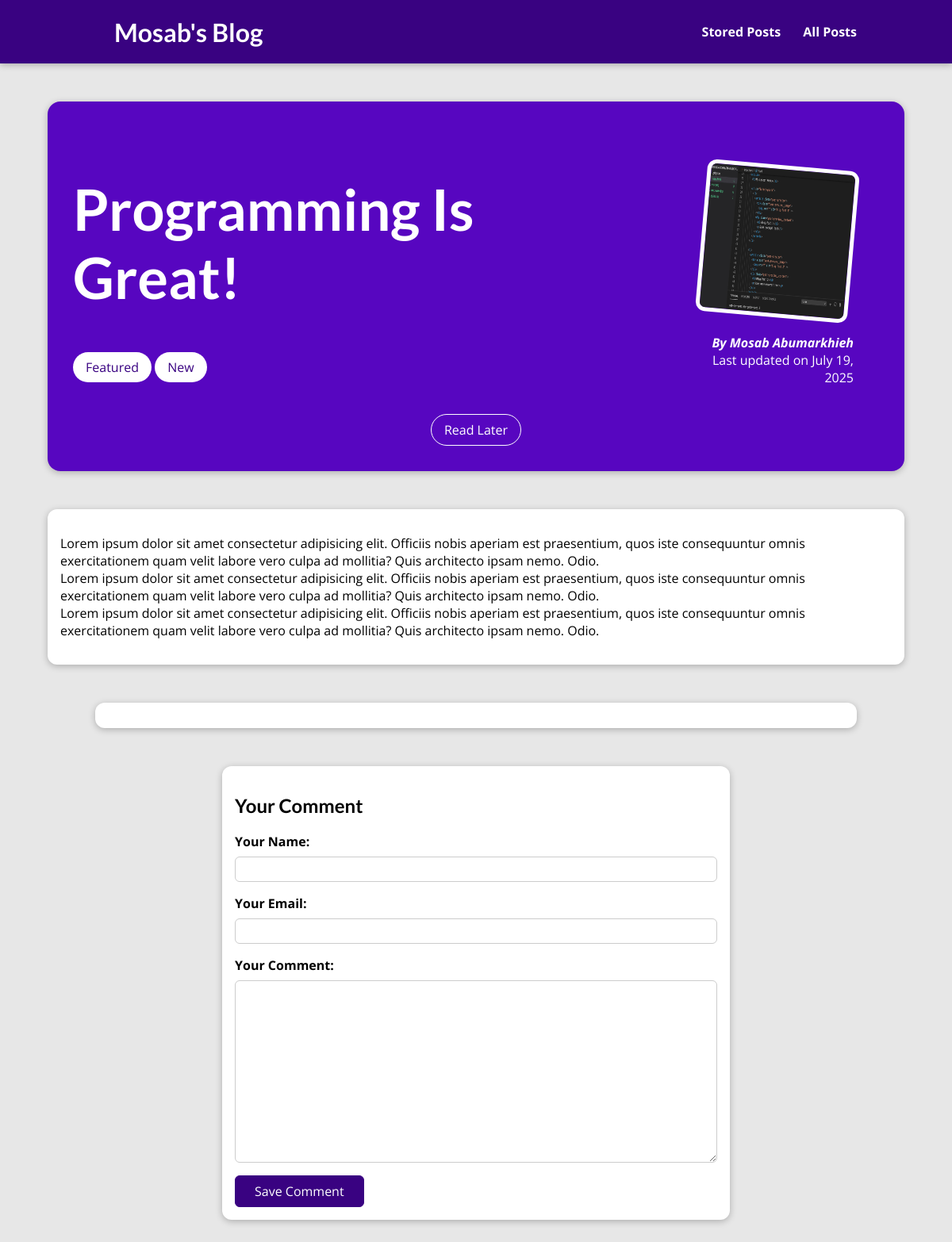
The app's page /posts/programming-is-fun, older data.
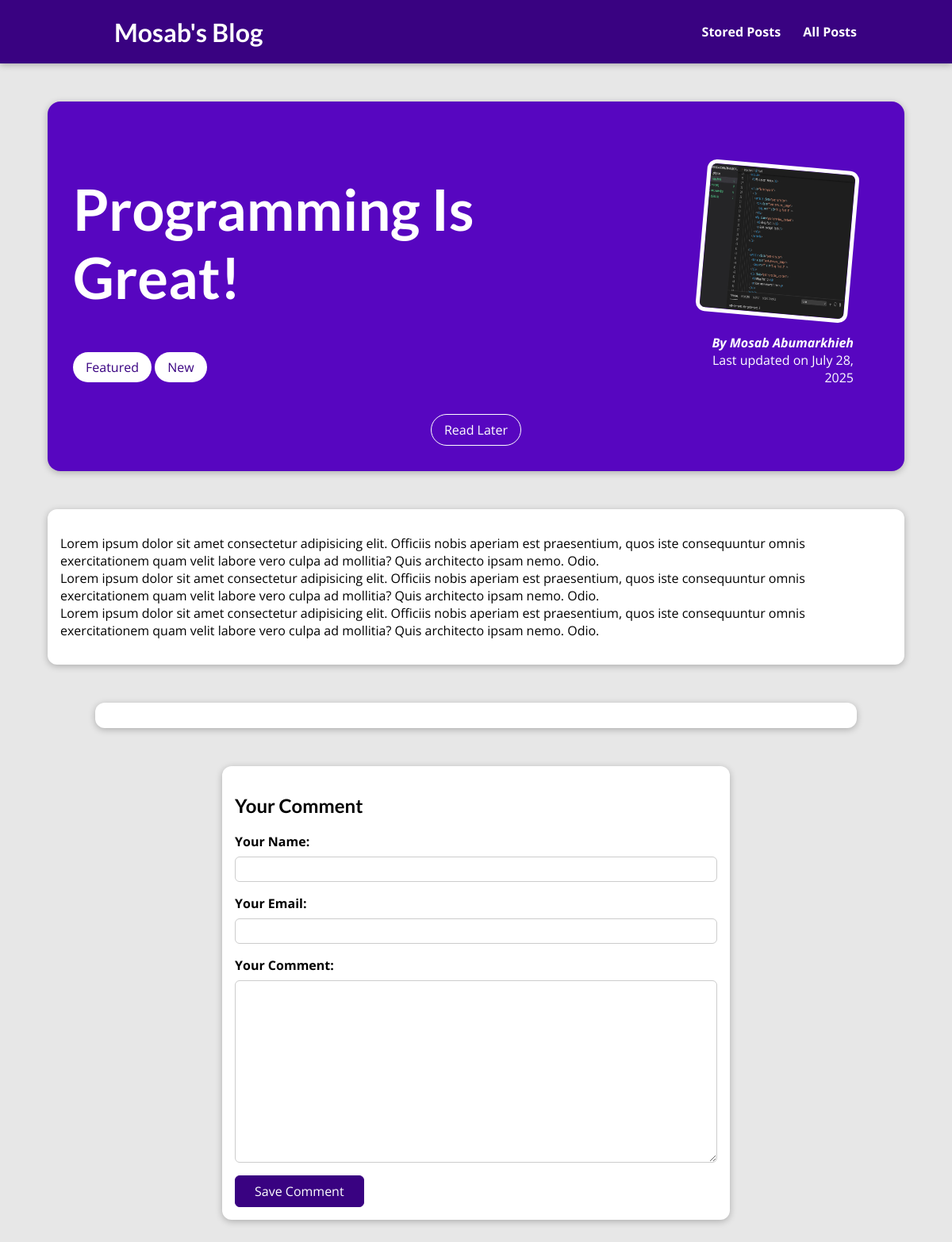
The same page, newer data.
### blog/models.py (models this page shows, shortened)
class Post(models.Model):
    title = models.CharField(max_length=150)
    excerpt = models.CharField(max_length=200)
    image = models.ImageField(upload_to="posts", null=True)
    date = models.DateField(auto_now=True)
    slug = models.SlugField(unique=True, db_index=True)
    content = models.TextField(validators=[MinLengthValidator(10)])
    author = models.ForeignKey(
        Author, on_delete=models.SET_NULL, null=True, related_name="posts")
    tags = models.ManyToManyField(Tag)

class Author(models.Model):
    first_name = models.CharField(max_length=100)
    last_name = models.CharField(max_length=100)
    email_address = models.EmailField(max_length=250)
    def __str__(self):
        return f'{self.first_name} {self.last_name}'

### blog/views.py (the view, shortened to what this page needs)
# urls.py: path('posts/<slug:slug>', views.SinglePostView.as_view(), name="post-detail-page"),
class SinglePostView(View):
    def is_stored_for_later(self, request, post_id):
        stored_posts = request.session.get("stored_posts")
        if stored_posts is not None:
            is_saved_for_later = post_id in stored_posts
        else:
            is_saved_for_later = False
        return is_saved_for_later
    def get(self, request, slug):
        post = Post.objects.get(slug=slug)
        context = {
            "post": post,
            "tags": post.tags.all(),
            "comment_form": CommentForm(),
            "comments": post.comments.all().order_by("-id"),
            "saved_for_later": self.is_stored_for_later(request, post.id)
        }
        return render(request, "blog/post-detail.html", context)

### blog/forms.py
class CommentForm(forms.ModelForm):
  class Meta:
    model = Comment
    exclude = ["post"]
    labels = {
      "user_name": "Your Name",
      "user_email": "Your Email",
      "text": "Your Comment"
    }

### blog/templates/blog/post-detail.html (shortened to what this page needs)
{% extends "base.html" %}
{% load static %}
{% block stylesheet %}
  <link rel="stylesheet" href="{% static "blog/post-detail.css" %}" />
{% endblock stylesheet %}
{% block content %}
  <section id="top-container">
    <div id="summary">
      <div class="title-tag">
        <h2>{{ post.title }}</h2>
        {% for tag in tags %}
          <span class="tag">{{ tag.caption }}</span>
        {% endfor %}
      </div>
      <article>
        <img src="{{ post.image.url }}" alt="{{ post.title }}" />
        <address>By <a href="mailto:{{ post.author.email_address }}">{{ post.author }}</a></address>
        <div>
          Last updated on <time>{{ post.date }}</time>
        </div>
      </article>
    </div>
    <div id="read-later-container">
      <form action="{% url "read-later" %}" method="POST">
        <button id="read-later-button" class="tag">
          {% if saved_for_later %}
            Remove from Saved
          {% else %}
            Read Later
          {% endif %}
        </button>
      </form>
    </div>
  </section>
  <main>
    <p>
      {{ post.content|linebreaks }}
    </p>
  </main>
  <section id="comments">
  </section>
  <section id="comment-form">
    <h2>Your Comment</h2>
    <form action="{% url "post-detail-page" post.slug %}" method="POST">
      {% for form_field in comment_form %}
        <div class="form-control {% if form_field.errors %}invalid{% endif %}">
          {{ form_field.label_tag }}
          {{ form_field }}
        </div>
      {% endfor %}
      <button>Save Comment</button>
    </form>
  </section>
{% endblock content %}

Row changes from the older to the newer data that the page shows:
changed Post "Programming Is Great!": date "July 19, 2025" → "July 28, 2025"
